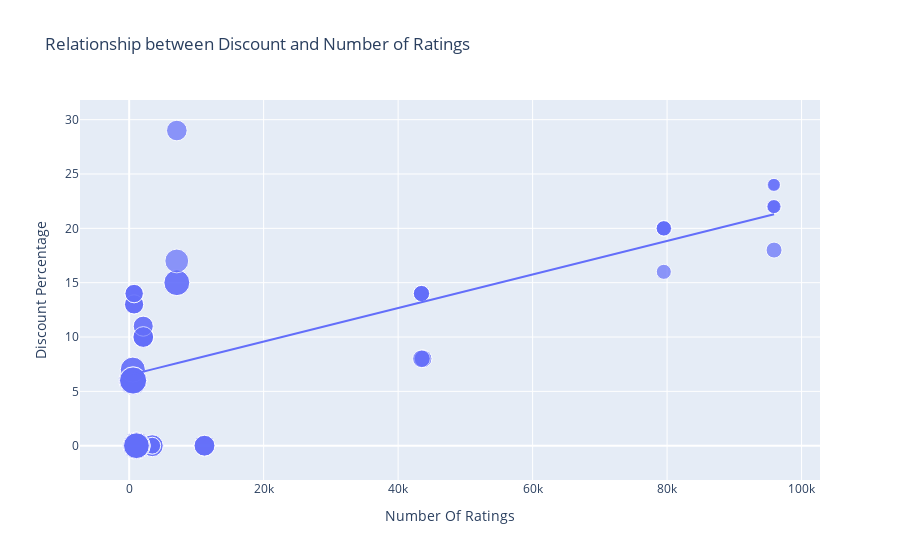

The code cell stored with this chart in its notebook:
### Markdown cell above
# What is the relationship between the discount percentage and the number of ratings of iPhones on Flipkart?

### Code cell
figure = px.scatter(data_frame = data, x = "Number Of Ratings", y = "Discount Percentage", size = "Sale Price", trendline = 'ols', title = "Relationship between Discount and Number of Ratings")
figure.show()

### Figure 1 — Plotly figure (JSON) as saved in the notebook; plotly's stock layout.template omitted (floating-point values rounded to 4 significant figures)
{"data": [{"hovertemplate": "Number Of Ratings=%{x}<br>Discount Percentage=%{y}<br>Sale Price=%{marker.size}<extra></extra>", "legendgroup": "", "marker": {"color": "#636efa", "size": [49900, 84900, 84900, 77000, 77000, 49900, 49900, 77000, 89900, 41999, 39999, 41999, 41999, 41999, 131900, 117100, 131900, 117100, 74999, 117900, 117100, 117900, 99900, 44999, 140900, 130900, 64900, 120900, 59900, 75900, 110900, 130900, 120900, 64900, 64900, 75900, 75900, 120900, 59900, 120900, 75900, 140900, 70900, 70900, 75900, 59900, 110900, 120900, 130900, 130900, 54999, 54999, 29999, 34999, 34999, 34999, 54999, 29999, 46999, 46999, 46999, 46999], "sizemode": "area", "sizeref": 352.2, "symbol": "circle"}, "mode": "markers", "name": "", "orientation": "v", "showlegend": false, "type": "scatter", "x": [3431, 3431, 3431, 11202, 11202, 3431, 3431, 11202, 1454, 79512, 79512, 79582, 79512, 79512, 1078, 1078, 1078, 1078, 7088, 7088, 1078, 7088, 7081, 95909, 542, 580, 740, 545, 740, 2101, 545, 580, 580, 730, 730, 2101, 2101, 580, 740, 580, 2092, 545, 2101, 2092, 2101, 740, 545, 580, 580, 580, 43707, 43707, 95807, 95909, 95807, 95909, 43470, 95909, 43470, 43470, 43470, 43470], "xaxis": "x", "y": [0, 0, 0, 0, 0, 0, 0, 0, 0, 20, 16, 20, 20, 20, 0, 0, 0, 0, 29, 15, 0, 15, 17, 18, 6, 6, 13, 6, 14, 10, 7, 6, 6, 13, 13, 10, 10, 6, 14, 6, 10, 6, 11, 11, 10, 14, 7, 6, 6, 6, 8, 8, 24, 22, 22, 22, 8, 24, 14, 14, 14, 14], "yaxis": "y"}, {"hovertemplate": "<b>OLS trendline</b><br>Discount Percentage = 0.000154292 * Number Of Ratings + 6.49233<br>R<sup>2</sup>=0.468988<br><br>Number Of Ratings=%{x}<br>Discount Percentage=%{y} <b>(trend)</b><extra></extra>", "legendgroup": "", "marker": {"color": "#636efa", "symbol": "circle"}, "mode": "lines", "name": "", "showlegend": false, "type": "scatter", "x": [542, 545, 545, 545, 545, 580, 580, 580, 580, 580, 580, 580, 580, 730, 730, 740, 740, 740, 740, 1078, 1078, 1078, 1078, 1078, 1454, 2092, 2092, 2101, 2101, 2101, 2101, 2101, 3431, 3431, 3431, 3431, 3431, 7081, 7088, 7088, 7088, 11202, 11202, 11202, 43470, 43470, 43470, 43470, 43470, 43707, 43707, 79512, 79512, 79512, 79512, 79582, 95807, 95807, 95909, 95909, 95909, 95909], "xaxis": "x", "y": [6.576, 6.576, 6.576, 6.576, 6.576, 6.582, 6.582, 6.582, 6.582, 6.582, 6.582, 6.582, 6.582, 6.605, 6.605, 6.607, 6.607, 6.607, 6.607, 6.659, 6.659, 6.659, 6.659, 6.659, 6.717, 6.815, 6.815, 6.816, 6.816, 6.816, 6.816, 6.816, 7.022, 7.022, 7.022, 7.022, 7.022, 7.585, 7.586, 7.586, 7.586, 8.221, 8.221, 8.221, 13.2, 13.2, 13.2, 13.2, 13.2, 13.24, 13.24, 18.76, 18.76, 18.76, 18.76, 18.77, 21.27, 21.27, 21.29, 21.29, 21.29, 21.29], "yaxis": "y"}], "layout": {"autosize": true, "legend": {"itemsizing": "constant", "tracegroupgap": 0}, "title": {"text": "Relationship between Discount and Number of Ratings"}, "xaxis": {"anchor": "y", "autorange": true, "domain": [0, 1], "range": [-8082.0, 103200.0], "title": {"text": "Number Of Ratings"}, "type": "linear"}, "yaxis": {"anchor": "x", "autorange": true, "domain": [0, 1], "range": [-5.213, 33.41], "title": {"text": "Discount Percentage"}, "type": "linear"}}}
